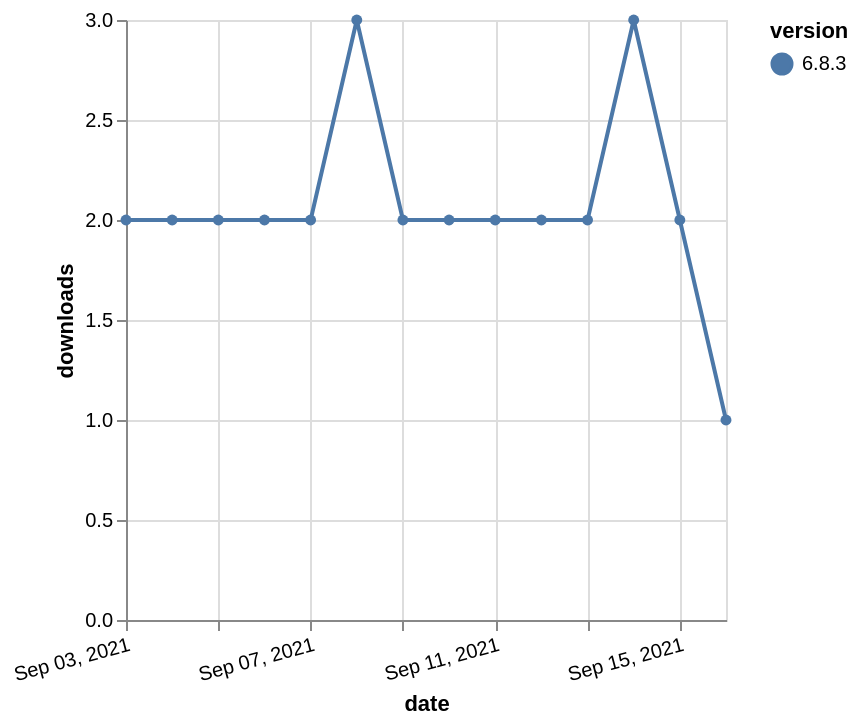

The Vega-Lite source for this figure:
### Vega-Lite specification from a JSON file in a GitHub repository (floating-point values rounded to 4 significant figures)
{"$schema": "https://vega.github.io/schema/vega-lite/v5.json", "description": "A simple bar chart with embedded data.", "data": {"values": [{"date": "2021-09-03", "total": 2878, "delta": 2, "version": "6.8.3"}, {"date": "2021-09-04", "total": 2880, "delta": 2, "version": "6.8.3"}, {"date": "2021-09-05", "total": 2882, "delta": 2, "version": "6.8.3"}, {"date": "2021-09-06", "total": 2884, "delta": 2, "version": "6.8.3"}, {"date": "2021-09-07", "total": 2886, "delta": 2, "version": "6.8.3"}, {"date": "2021-09-08", "total": 2889, "delta": 3, "version": "6.8.3"}, {"date": "2021-09-09", "total": 2891, "delta": 2, "version": "6.8.3"}, {"date": "2021-09-10", "total": 2893, "delta": 2, "version": "6.8.3"}, {"date": "2021-09-11", "total": 2895, "delta": 2, "version": "6.8.3"}, {"date": "2021-09-12", "total": 2897, "delta": 2, "version": "6.8.3"}, {"date": "2021-09-13", "total": 2899, "delta": 2, "version": "6.8.3"}, {"date": "2021-09-14", "total": 2902, "delta": 3, "version": "6.8.3"}, {"date": "2021-09-15", "total": 2904, "delta": 2, "version": "6.8.3"}, {"date": "2021-09-16", "total": 2905, "delta": 1, "version": "6.8.3"}]}, "width": "container", "mark": {"type": "line", "point": {"filled": true}}, "encoding": {"x": {"field": "date", "type": "temporal", "timeUnit": "yearmonthdate", "title": "date", "axis": {"labelAngle": -15}}, "y": {"field": "delta", "type": "quantitative", "title": "downloads"}, "color": {"field": "version", "type": "nominal"}, "tooltip": {"field": "delta"}}}
